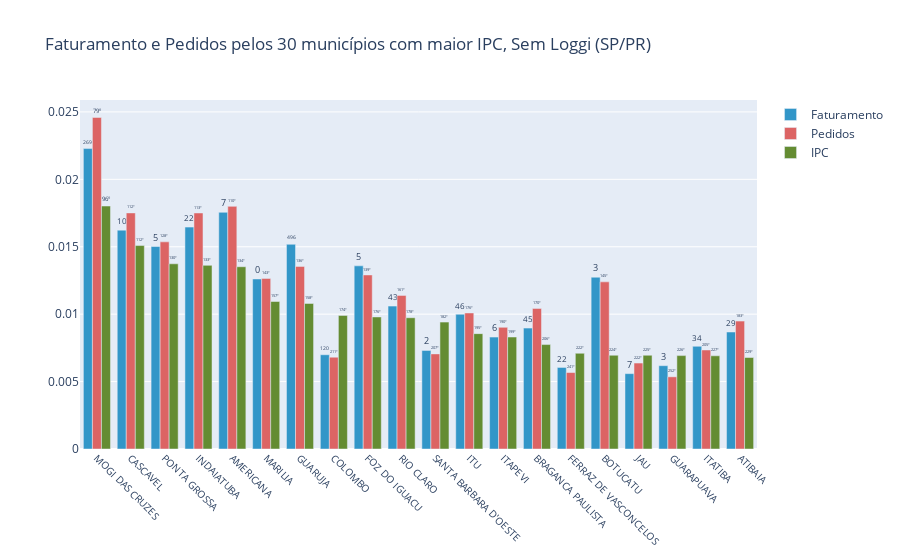

Source (notebook cell):
### Markdown cell above
## Considerando só SP e PR, quais os municípios com maior IPC e que ainda não tem Loggi?

### Code cell


### Figure 1 — Plotly figure (JSON) as saved in the notebook; plotly's stock layout.template omitted (floating-point values rounded to 4 significant figures)
{"data": [{"hovertext": [151470509, 110345602, 102087571, 111868254, 119327751, 85725312, 103210778, 47518265, 92342551, 72038817, 49716670, 67930130, 56415554, 60957262, 41118126, 86615107, 37994774, 42008965, 51784318, 58982558], "marker": {"color": "rgb(50, 150, 200)"}, "name": "Faturamento", "text": [269, 10, 5, 22, 7, 0, 496, 120, 5, 43, 2, 46, 6, 45, 22, 3, 7, 3, 34, 29], "textfont": {"size": 9}, "textposition": "outside", "type": "bar", "x": ["MOGI DAS CRUZES", "CASCAVEL", "PONTA GROSSA", "INDAIATUBA", "AMERICANA", "MARILIA", "GUARUJA", "COLOMBO", "FOZ DO IGUACU", "RIO CLARO", "SANTA BARBARA D'OESTE", "ITU", "ITAPEVI", "BRAGANCA PAULISTA", "FERRAZ DE VASCONCELOS", "BOTUCATU", "JAU", "GUARAPUAVA", "ITATIBA", "ATIBAIA"], "y": [0.02228, 0.01623, 0.01502, 0.01646, 0.01755, 0.01261, 0.01518, 0.00699, 0.01358, 0.0106, 0.007314, 0.009993, 0.008299, 0.008967, 0.006049, 0.01274, 0.005589, 0.00618, 0.007618, 0.008677]}, {"hovertext": [387720, 276080, 242239, 276016, 283745, 199505, 213510, 107416, 203545, 179640, 111223, 159093, 142266, 164416, 89416, 195460, 100466, 84405, 115801, 149568], "marker": {"color": "rgb(220, 100, 100)"}, "name": "Pedidos", "text": ["79º", "112º", "128º", "113º", "110º", "143º", "136º", "211º", "139º", "161º", "207º", "176º", "190º", "170º", "241º", "145º", "222º", "252º", "205º", "183º"], "textfont": {"size": 9}, "textposition": "outside", "type": "bar", "x": ["MOGI DAS CRUZES", "CASCAVEL", "PONTA GROSSA", "INDAIATUBA", "AMERICANA", "MARILIA", "GUARUJA", "COLOMBO", "FOZ DO IGUACU", "RIO CLARO", "SANTA BARBARA D'OESTE", "ITU", "ITAPEVI", "BRAGANCA PAULISTA", "FERRAZ DE VASCONCELOS", "BOTUCATU", "JAU", "GUARAPUAVA", "ITATIBA", "ATIBAIA"], "y": [0.02459, 0.01751, 0.01536, 0.01751, 0.018, 0.01265, 0.01354, 0.006813, 0.01291, 0.01139, 0.007054, 0.01009, 0.009023, 0.01043, 0.005671, 0.0124, 0.006372, 0.005353, 0.007344, 0.009486]}, {"hovertext": [387720, 276080, 242239, 276016, 283745, 199505, 213510, 107416, 203545, 179640, 111223, 159093, 142266, 164416, 89416, 195460, 100466, 84405, 115801, 149568], "marker": {"color": "rgb(100, 140, 50)"}, "name": "IPC", "text": ["96º", "112º", "130º", "133º", "134º", "157º", "158º", "174º", "176º", "178º", "182º", "195º", "199º", "206º", "222º", "224º", "225º", "226º", "227º", "229º"], "textfont": {"size": 9}, "textposition": "outside", "type": "bar", "x": ["MOGI DAS CRUZES", "CASCAVEL", "PONTA GROSSA", "INDAIATUBA", "AMERICANA", "MARILIA", "GUARUJA", "COLOMBO", "FOZ DO IGUACU", "RIO CLARO", "SANTA BARBARA D'OESTE", "ITU", "ITAPEVI", "BRAGANCA PAULISTA", "FERRAZ DE VASCONCELOS", "BOTUCATU", "JAU", "GUARAPUAVA", "ITATIBA", "ATIBAIA"], "y": [0.01802, 0.01509, 0.01374, 0.01362, 0.01352, 0.01094, 0.0108, 0.009909, 0.009794, 0.009737, 0.00941, 0.008557, 0.008305, 0.007746, 0.007099, 0.006953, 0.006952, 0.006927, 0.006912, 0.006786]}], "layout": {"barmode": "group", "title": {"text": "Faturamento e Pedidos pelos 30 municípios com maior IPC, Sem Loggi (SP/PR)"}, "xaxis": {"tickangle": 45, "tickfont": {"size": 10}}}}
